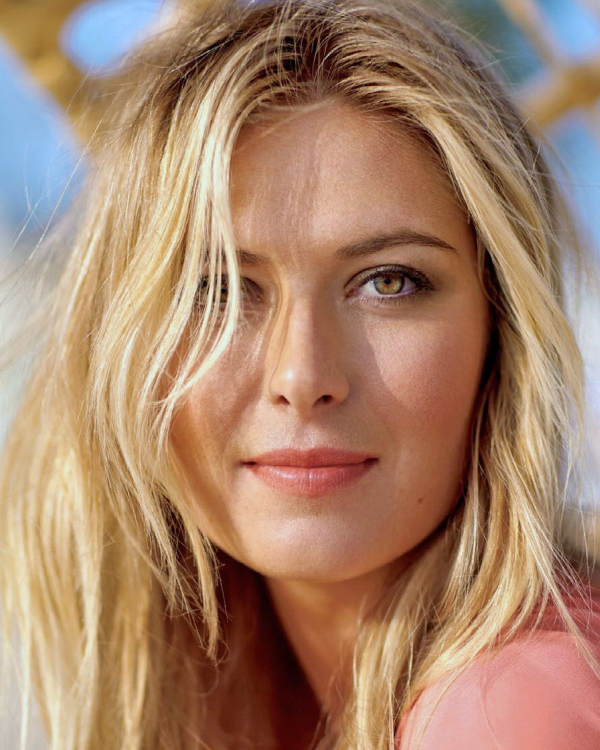
#> input picture Image Classification(Sports Edition)/model/test_images/sharapova2.jpg, 1200 x 1500 px, given in place of sharapova1.jpg, which was not available (shown at 1/2 size)
$ jupyter execute --allow-errors sports_celebrity_classification.ipynb   (shell and % lines are left out)   (text cells are left out)
#> lines starting #> are read from the running program, lines starting #| are printed output that depends on the picture; pictures that were not available may be replaced by others from this repository, and a replacement may not be noted
[cell 1]
import numpy as np
import cv2
import matplotlib
from matplotlib import pyplot as plt

[cell 2]
img = cv2.imread('./test_images/sharapova1.jpg')
#> img is the input picture: shape (1500, 1200, 3); mean B, G, R 108.2, 132.3, 167.6
img.shape
#> Out = (1500, 1200, 3)

[cell 3]
plt.imshow(img)

[cell 4]
#convert a color image into a grayscale image because haarcascade needs gray image for processing
gray = cv2.cvtColor(img, cv2.COLOR_BGR2GRAY)
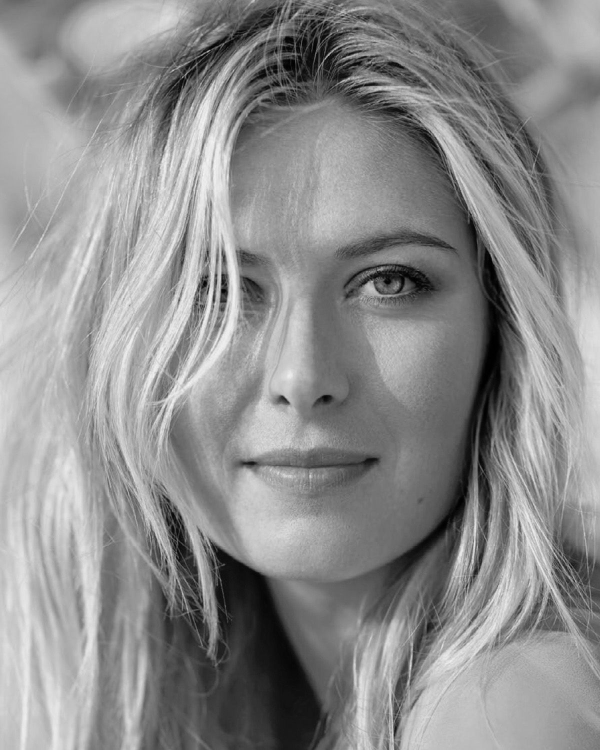
#> gray: shape (1500, 1200) (shown at 1/2 size); min 0, max 249, mean 140.1
gray.shape
#> Out = (1500, 1200)

[cell 5]
gray

[cell 6]
plt.imshow(gray, cmap='gray')

[cell 7]
#Haar detects dark areas of face,
#1.3 perfect scale factor to capture all the features,
#5(min_neighbors)- specifies how many neighbors each candidate rectangle (potential detection) should have to retain it as a valid detection.
#Higher values (e.g., 5) result in fewer but more confident detections, filtering out false positives.

face_cascade = cv2.CascadeClassifier('./opencv/haarcascades/haarcascade_frontalface_default.xml')
eye_cascade = cv2.CascadeClassifier('./opencv/haarcascades/haarcascade_eye.xml')

faces = face_cascade.detectMultiScale(gray, 1.3, 5)
#> faces = [[253, 266, 820, 820]]
faces
#> Out = [[253, 266, 820, 820]]

[cell 8]
#store dimensions
(x,y,w,h) = faces[0]
#> x = 253; y = 266; w = 820; h = 820
x,y,w,h
#> Out = (253, 266, 820, 820)

[cell 9]
#form a rectangle
face_img = cv2.rectangle(img,(x,y),(x+w,y+h),(255,0,0),2)
plt.imshow(face_img)

[cell 10]
#draw 2 eyes
#roi- region of interest
cv2.destroyAllWindows()
for (x,y,w,h) in faces:
    face_img = cv2.rectangle(img,(x,y),(x+w,y+h),(255,0,0),2)
    roi_gray = gray[y:y+h, x:x+w]
    roi_color = face_img[y:y+h, x:x+w]
    eyes = eye_cascade.detectMultiScale(roi_gray)
    for (ex,ey,ew,eh) in eyes:
        cv2.rectangle(roi_color,(ex,ey),(ex+ew,ey+eh),(0,255,0),2)
#> this loop made 1 pass
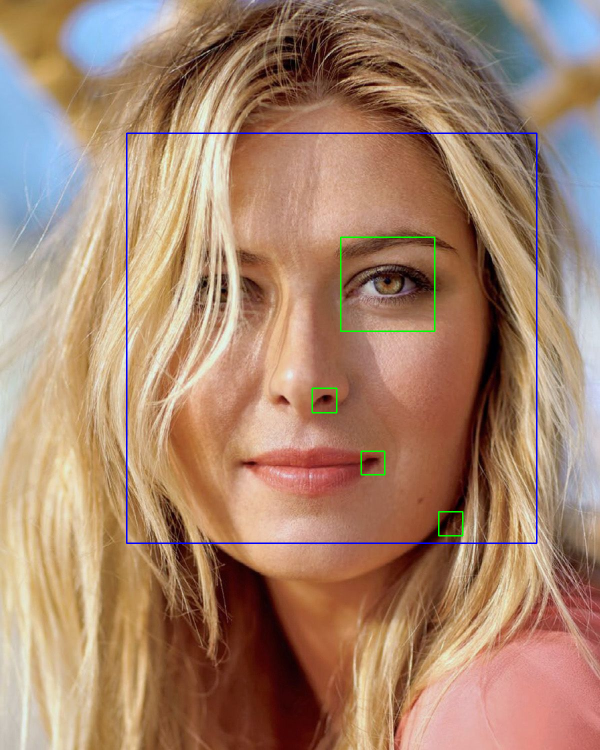
#> img: shape (1500, 1200, 3) (shown at 1/2 size); mean B, G, R 108.8, 131.8, 166.3
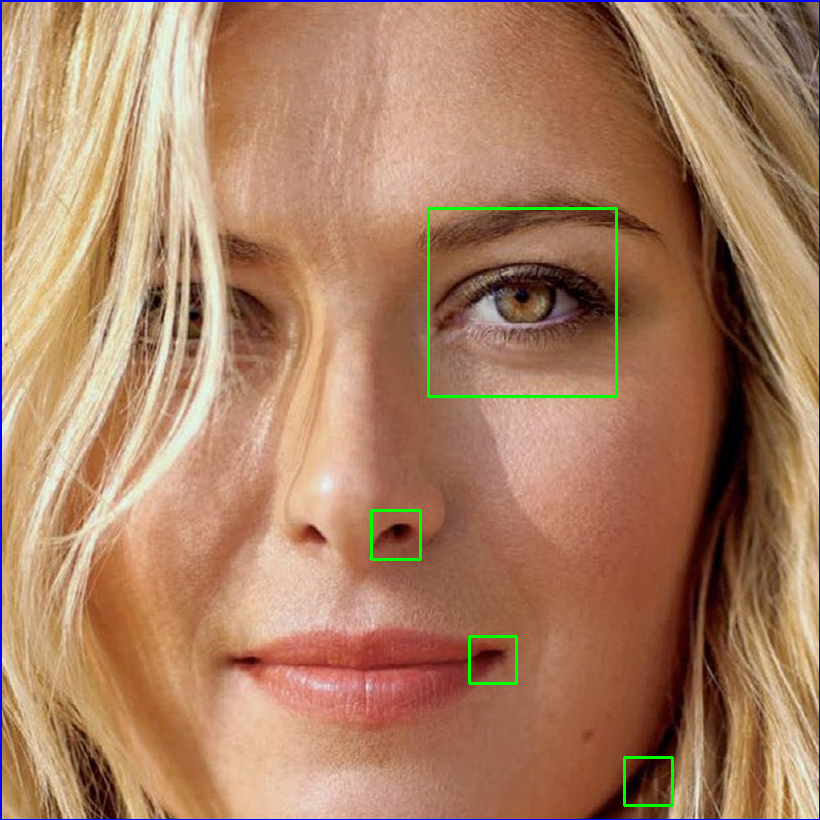
#> roi_color: shape (820, 820, 3); mean B, G, R 99.4, 127.6, 170.2


plt.figure()
plt.imshow(face_img, cmap='gray')
plt.show()

[cell 11]
#inline- plot graph in same tab
plt.imshow(roi_color, cmap='gray')

[cell 12]
cropped_img = np.array(roi_color)
cropped_img.shape
#> Out = (820, 820, 3)

[cell 13]
def get_cropped_image_if_2_eyes(image_path):
#> called with image_path = './test_images/sharapova1.jpg'
    img = cv2.imread(image_path)
    gray = cv2.cvtColor(img, cv2.COLOR_BGR2GRAY)
    faces = face_cascade.detectMultiScale(gray, 1.3, 5)
#> faces = [[253, 266, 820, 820]]
    for (x,y,w,h) in faces:
        roi_gray = gray[y:y+h, x:x+w]
        roi_color = img[y:y+h, x:x+w]
        eyes = eye_cascade.detectMultiScale(roi_gray)
        if len(eyes) >= 2:
            return roi_color

[cell 14]
#checking org image again
original_image = cv2.imread('./test_images/sharapova1.jpg')
plt.imshow(original_image)

[cell 15]
#call the above func
cropped_image = get_cropped_image_if_2_eyes('./test_images/sharapova1.jpg')
plt.imshow(cropped_image)

[cell 16]
org_image_obstructed = cv2.imread('./test_images/sharapova7.jpg')
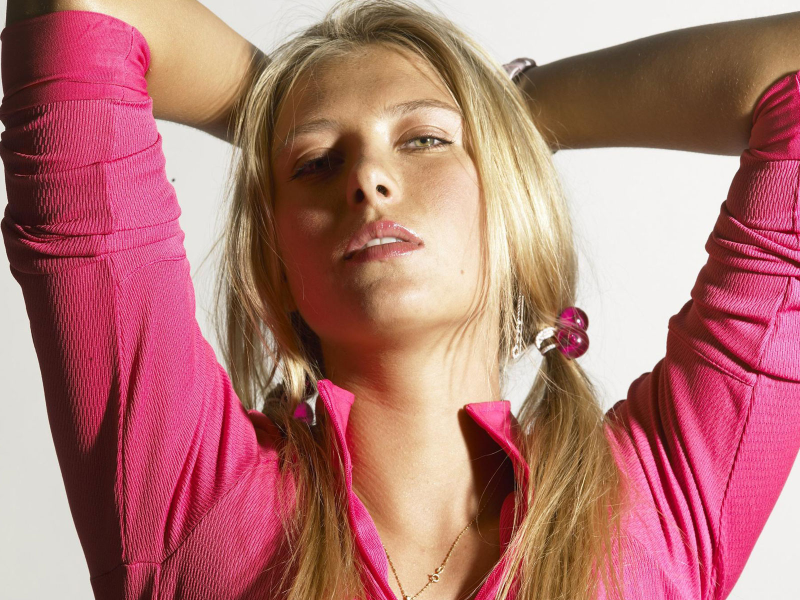
#> input picture Image Classification(Sports Edition)/model/test_images/sharapova7.jpg, 1600 x 1200 px (shown at 1/2 size)
#> org_image_obstructed is the input picture: shape (1200, 1600, 3); mean B, G, R 114.5, 117.8, 177.5
plt.imshow(org_image_obstructed)

[cell 17]
cropped_image_no_2_eyes = get_cropped_image_if_2_eyes('./test_images/sharapova7.jpg')
#> call 2 of get_cropped_image_if_2_eyes, with image_path = './test_images/sharapova7.jpg'
#> in get_cropped_image_if_2_eyes (call 2), `gray = cv2.cvtColor(img, cv2.COLOR_BGR2GRAY)`:
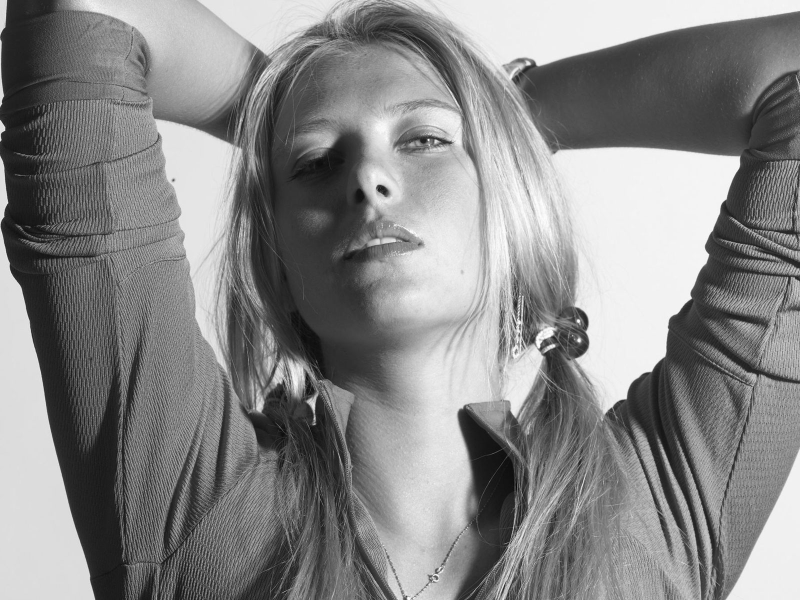
#> gray: shape (1200, 1600) (shown at 1/2 size); min 4, max 255, mean 135.3
#> in get_cropped_image_if_2_eyes (call 2), `faces = face_cascade.detectMultiScale(gray, 1.3, 5)`: faces = ()
cropped_image_no_2_eyes

[cell 18]
path_to_data = "./dataset/"
path_to_cr_data = "./dataset/cropped/"

[cell 19]
#scandir- goes through all the sub folders in dataset folder
import os
img_dirs = []
for entry in os.scandir(path_to_data):
    if entry.is_dir():
        img_dirs.append(entry.path)

[cell 20]
img_dirs

[cell 21]
#if cropped folder exists, delete it and create again
import shutil
if os.path.exists(path_to_cr_data):
     shutil.rmtree(path_to_cr_data)
os.mkdir(path_to_cr_data)

[cell 22]
cropped_image_dirs = []
celebrity_file_names_dict = {}
for img_dir in img_dirs:
    count = 1
    celebrity_name = img_dir.split('/')[-1]
    celebrity_file_names_dict[celebrity_name] = []
    for entry in os.scandir(img_dir):
        roi_color = get_cropped_image_if_2_eyes(entry.path)
#> call 3 of get_cropped_image_if_2_eyes, with image_path = './dataset/cropped/lionel_messi'
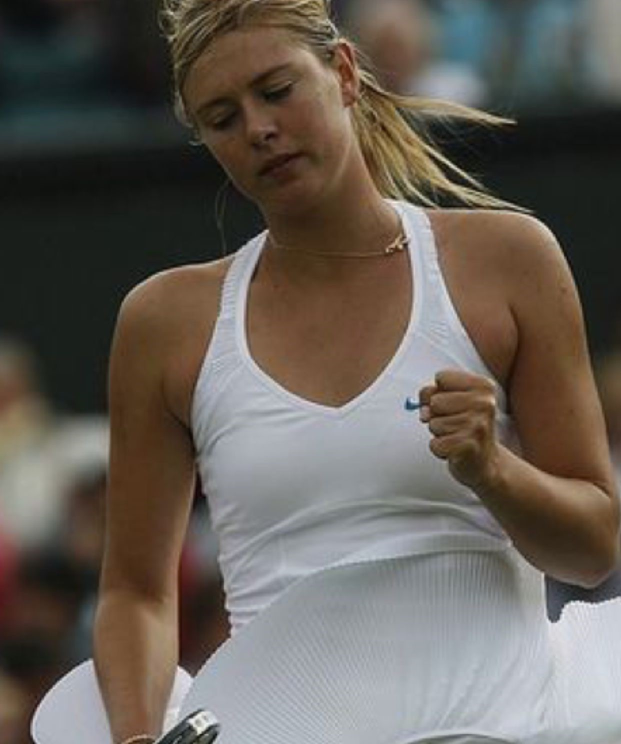
#> input picture Image Classification(Sports Edition)/model/test_images/sharapova3.jpg, 1242 x 1487 px, given in place of lionel_messi, which was not available (shown at 1/2 size)
#> in get_cropped_image_if_2_eyes, img is the input picture: shape (1487, 1242, 3); mean B, G, R 87, 94.7, 101.8
        if roi_color is not None:
            cropped_folder = path_to_cr_data + celebrity_name
            if not os.path.exists(cropped_folder):
                os.makedirs(cropped_folder)
                cropped_image_dirs.append(cropped_folder)
                print("Generating cropped images in folder: ",cropped_folder)
            cropped_file_name = celebrity_name + str(count) + ".png"
            cropped_file_path = cropped_folder + "/" + cropped_file_name
            cv2.imwrite(cropped_file_path, roi_color)
            celebrity_file_names_dict[celebrity_name].append(cropped_file_path)
            count += 1

[cell 23]
import numpy as np
import pywt
import cv2

def w2d(img, mode='haar', level=1):
#> called with mode = 'db1', level = 5
    imArray = img
    #Datatype conversions
    #convert to grayscale
    imArray = cv2.cvtColor( imArray,cv2.COLOR_RGB2GRAY )
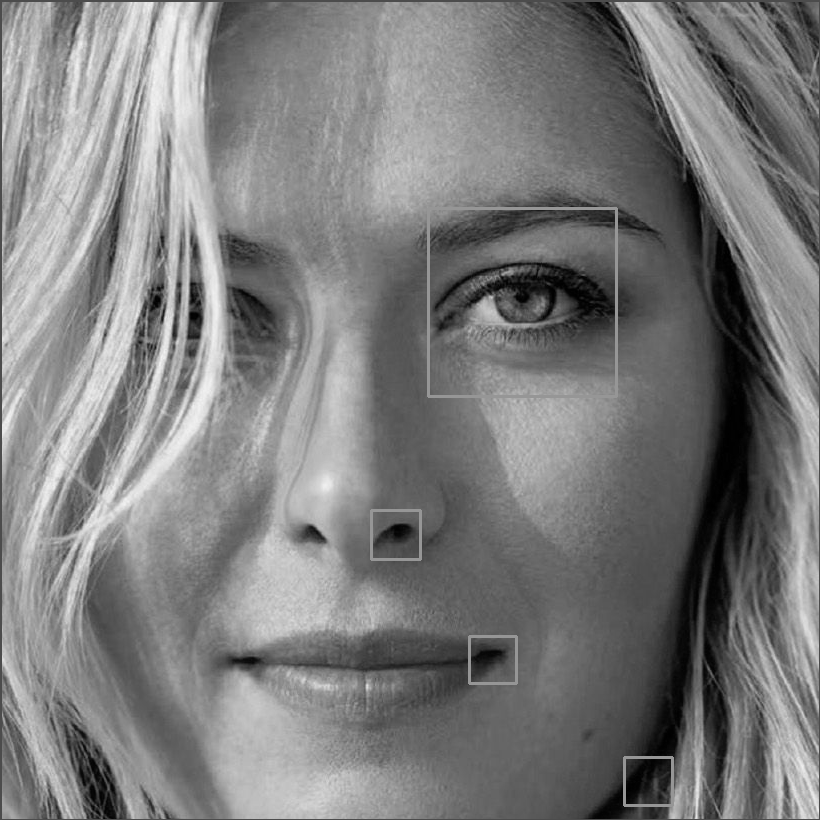
#> imArray: shape (820, 820); min 0, max 247, mean 124
    #convert to float
    imArray =  np.float32(imArray)
    imArray /= 255;
    # compute coefficients
    coeffs=pywt.wavedec2(imArray, mode, level=level)
#> coeffs = 6 items

    #Process Coefficients
    coeffs_H=list(coeffs)
#> coeffs_H = 6 items
    coeffs_H[0] *= 0;

    # reconstruction
    imArray_H=pywt.waverec2(coeffs_H, mode);
    imArray_H *= 255;
    imArray_H =  np.uint8(imArray_H)
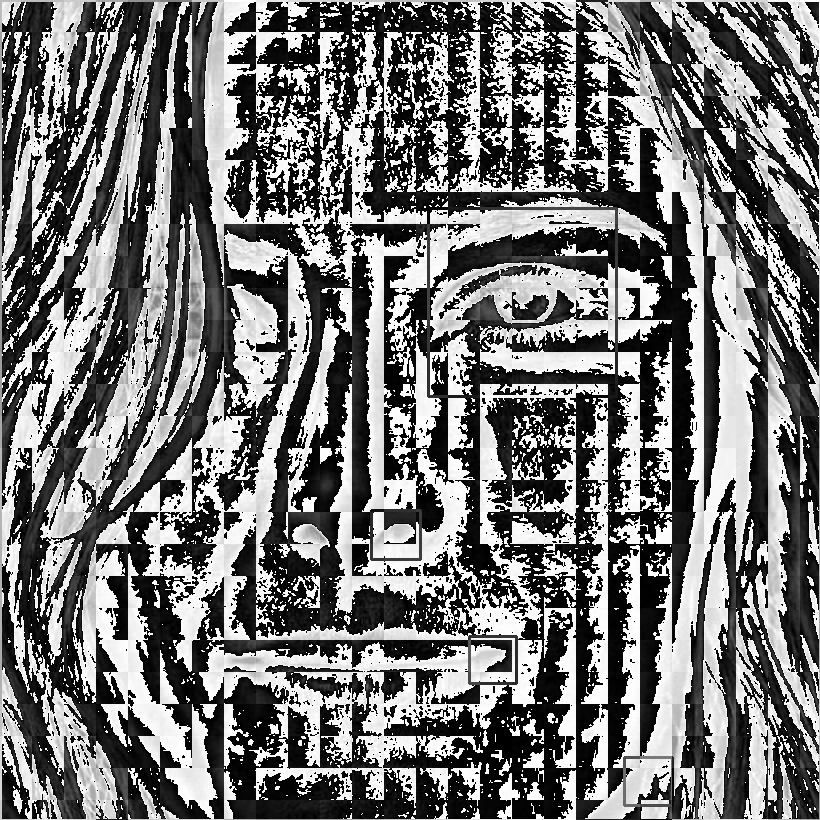
#> imArray_H: shape (820, 820); min 0, max 255, mean 116.9

    return imArray_H

[cell 24]
im_har = w2d(cropped_img,'db1',5)
plt.imshow(im_har, cmap='gray')

[cell 25]
#randomly assign numbers to players because x and y should be numbers
class_dict = {}
count = 0
for celebrity_name in celebrity_file_names_dict.keys():
    class_dict[celebrity_name] = count
    count = count + 1
class_dict
